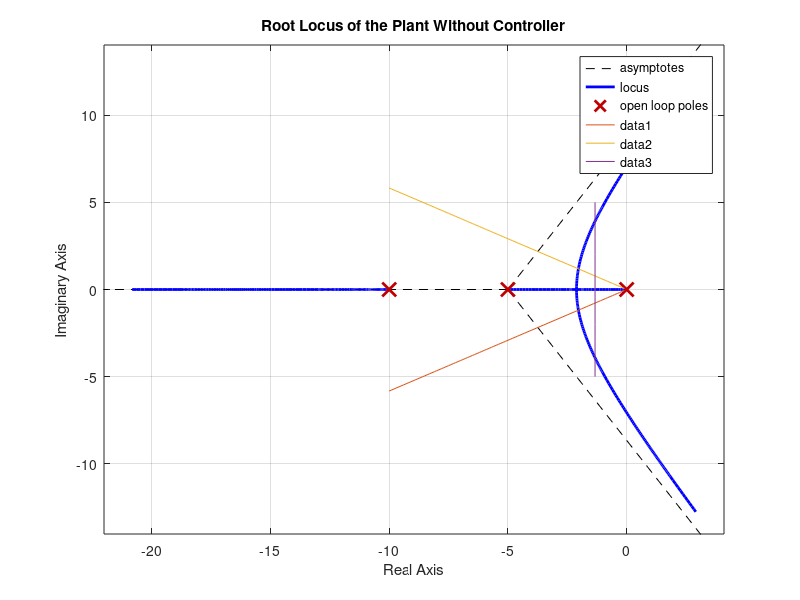

Here is the MATLAB script that generated this plot: (Note: this script raises an error after producing the figure.)
%Edward Venator
%EECS 304 Spring 2012
%Lab 4
 
%Clear screen and variables
clc;
clear all;

%Plant transfer function
p_num = 1;
p_den = conv(conv([1 0],[1 5]),[1 10]);
p = tf(p_num, p_den)

%1 Plot the RL without the controller
Mp = .07;
Ts = 3;
Kv = 10;
damping = sqrt(log(Mp)^2 / (pi^2 + log(Mp)^2))
omega_n = 4 / (damping * Ts)
%Plot parameters
figure(1)
rlocus(p)
title('Root Locus of the Plant Without Controller');
hold on;
omega_vec = -.1:-.1:-10;
plot(omega_vec,omega_vec*(1-damping^2));
plot(omega_vec,-omega_vec*(1-damping^2));
plot(-omega_n*damping*ones(1,11),(-5:1:5));
hold off;
%rltool(p);


%2 Design the controller
alpha = 10;
T = .01;
c_num = alpha * [T 1];
c_den = [alpha * T 1];
c = tf(c_num, c_den)
sys = series(c,p);
figure(2)
rlocus(sys, 0:.1:10)
title('Root Locus of the Plant With Controller');
hold on;
omega_vec = -.1:-.1:-10;
plot(omega_vec,omega_vec*(1-damping^2),'r');
plot(omega_vec,-omega_vec*(1-damping^2),'r');
plot(-omega_n*damping*ones(1,11),(-5:1:5),'r');
hold off;

%3 Step Response
k_c = 5;
sys_fb = feedback(k_c * sys,1)
figure(3);
step(sys_fb);
step_resp = step(sys_fb);
title('Step Response');
Mp = max(step_resp)-1

%Ramp Response
t_vec = 0:.1:100;
y_vec = lsim(sys_fb,t_vec,t_vec);
figure(4);
plot(t_vec, t_vec, t_vec, y_vec);
title('Ramp Response');
kV = (y_vec(1001)-100)/100